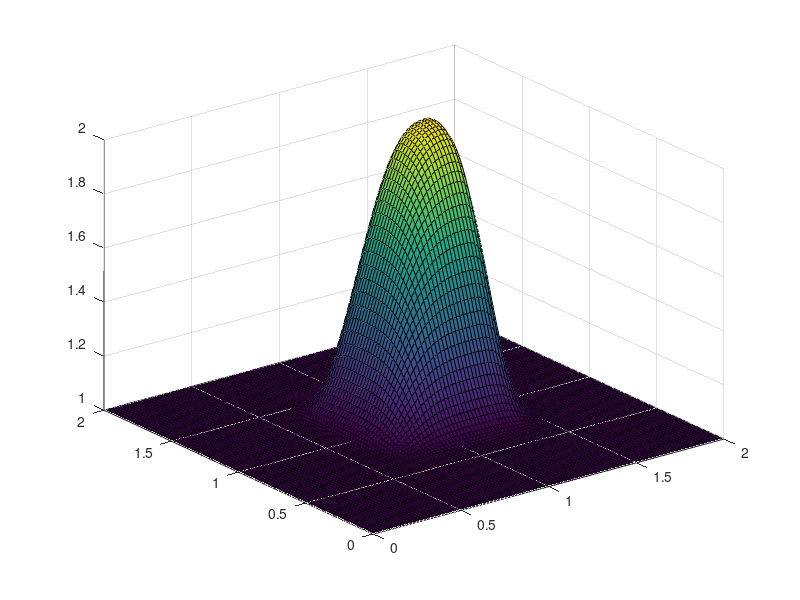

Recreate this plot in MATLAB.
%%%variable declarations
clear all
nx = 101;
ny = 101;
nt = 80;
c = 1;
dx = 2.0/(nx-1);
dy = 2.0/(ny-1);
sigma = .2;
dt = sigma*dx;

x = linspace(0,2,nx);
y = linspace(0,2,ny);

u = ones(ny,nx); %%create a 1xn vector of 1's
v=ones(ny,nx);
un=ones(ny,nx);
vn=ones(ny,nx);

un = ones(ny,nx); %%

%%%Assign initial conditions

u(.5/dy:1/dy+1,.5/dx:1/dx+1)=2; %%set hat function I.C. : u(.5<=x<=1 && .5<=y<=1 ) is 2
v(.5/dy:1/dy+1,.5/dx:1/dx+1)=2; %%set hat function I.C. : u(.5<=x<=1 && .5<=y<=1 ) is 2

%%%Plot Initial Condition
 %%the figsize parameter can be used to produce different sized images
                  
[X, Y] = meshgrid(x,y);                            


for n=1:nt+1
    un=u;
    vn=v;
    
    for i=2:(ny-1)
        for j=2:(nx-1)
        
            u(i,j)=un(i,j)-(un(i,j)*dt/dx*(un(i,j)-un(i-1,j)))-vn(i,j)*dt/dy*(un(i,j)-un(i,j-1));
            v(i,j)=vn(i,j)-(un(i,j)*dt/dx*(vn(i,j)-vn(i-1,j)))-vn(i,j)*dt/dy*(vn(i,j)-vn(i,j-1));
            u(1:ny,1)=1;
            u(1,1:nx)=1;
            u(ny,1:nx)=1;
            u(1:ny,nx)=1;
            
            v(1:ny,1)=1;
            v(1,1:nx)=1;
            v(ny,1:nx)=1;
            v(1:ny,nx)=1;
            
            
        end
    end
   surf(x,y,u)
   pause(0.1)
end

